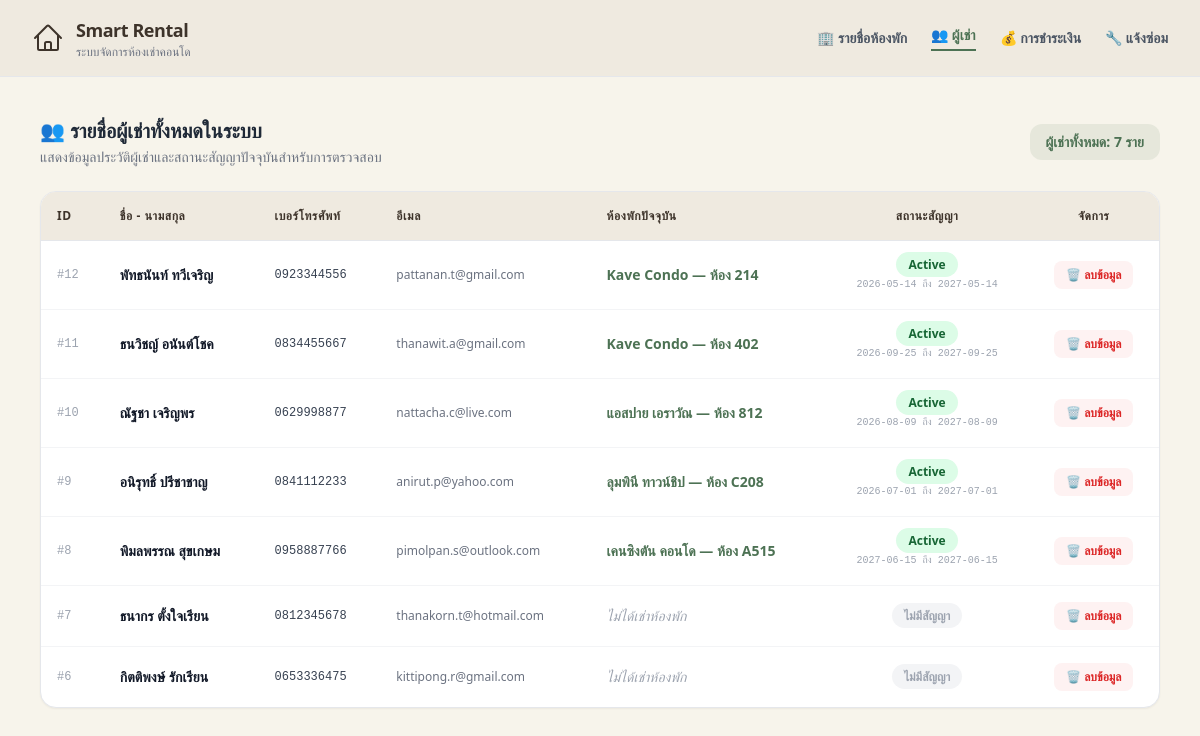
Screenshot of /tenants with the database file from the repository.
### tables this page shows
CREATE TABLE Contracts (
            contract_id  INTEGER PRIMARY KEY AUTOINCREMENT,
            room_id      INTEGER NOT NULL,
            tenant_id    INTEGER NOT NULL,
            start_date   TEXT NOT NULL,
            end_date     TEXT NOT NULL,
            monthly_rent REAL NOT NULL,
            deposit      REAL DEFAULT 0.0,
            status       TEXT DEFAULT 'Active',
            note         TEXT DEFAULT '',
            created_at   TEXT DEFAULT (date('now')),
            FOREIGN KEY (room_id)   REFERENCES Rooms (room_id),
            FOREIGN KEY (tenant_id) REFERENCES Tenants (tenant_id)
        );

CREATE TABLE Tenants (
            tenant_id    INTEGER PRIMARY KEY AUTOINCREMENT,
            first_name   TEXT NOT NULL DEFAULT '',
            last_name    TEXT NOT NULL DEFAULT '',
            phone        TEXT DEFAULT '',
            email        TEXT DEFAULT '',
            id_card      TEXT DEFAULT '',
            created_at   TEXT DEFAULT (date('now'))
        );

CREATE TABLE Rooms (
            room_id        INTEGER PRIMARY KEY AUTOINCREMENT,
            room_number    TEXT NOT NULL,
            floor          TEXT DEFAULT '',
            status         TEXT DEFAULT 'Available',
            condo_name     TEXT DEFAULT 'Baandee Condo',
            room_size      REAL DEFAULT 0.0,
            room_image_url TEXT DEFAULT '',
            monthly_rent   REAL
        );

### app.py (the view)
@app.route('/tenants')
def tenants():
    conn = get_db_connection()
    tenants_list = conn.execute('''
        SELECT t.tenant_id, t.first_name, t.last_name, t.phone, t.email, t.id_card, t.created_at,
               r.room_number, r.condo_name,
               c.contract_id, c.start_date, c.end_date, CAST(c.monthly_rent AS REAL) AS monthly_rent, c.status as contract_status
        FROM Tenants t
        LEFT JOIN Contracts c ON t.tenant_id = c.tenant_id AND c.status = 'Active'
        LEFT JOIN Rooms r ON c.room_id = r.room_id
        ORDER BY t.tenant_id DESC
    ''').fetchall()
    conn.close()
    return render_template('tenants.html', tenants=tenants_list)

### app.py (called while the page is built)
def get_db_connection():
    conn = sqlite3.connect(DB_NAME)
    conn.row_factory = sqlite3.Row
    return conn

### templates/tenants.html (shortened to what this page needs)
<!DOCTYPE html>
<html lang="th">
<head>
  <script src="https://cdn.tailwindcss.com"></script>
</head>
<body class="bg-[#F7F4EB] min-h-screen text-[#3D332A] font-sans">
  <nav class="w-full bg-[#EFEAE0] border-b border-gray-200 px-8 py-4 flex items-center justify-between mb-4">
    <div class="flex items-center gap-3">
      <div class="text-[#3D332A]">
      </div>
      <div>
        <h1 class="text-lg font-bold tracking-tight">Smart Rental</h1>
        <p class="text-xs text-gray-500">ระบบจัดการห้องเช่าคอนโด</p>
      </div>
    </div>
    <div class="flex items-center gap-6 text-sm font-semibold text-gray-600">
      <a href="{{ url_for('index') }}" class="hover:text-[#4D7254] transition">🏢 รายชื่อห้องพัก</a>
      <a href="{{ url_for('tenants') }}" class="text-[#4D7254] font-bold border-b-2 border-[#4D7254] pb-1">👥 ผู้เช่า</a>
      <a href="{{ url_for('payments') }}" class="hover:text-[#4D7254] transition">💰 การชำระเงิน</a>
      <a href="{{ url_for('maintenance') }}" class="hover:text-[#4D7254] transition">🔧 แจ้งซ่อม</a>
    </div>
  </nav>
  <main class="max-w-6xl mx-auto px-4 py-6">
    <div class="flex items-center justify-between mb-6">
      <div>
        <h2 class="text-xl font-bold text-gray-800">👥 รายชื่อผู้เช่าทั้งหมดในระบบ</h2>
        <p class="text-sm text-gray-500 mt-0.5">แสดงข้อมูลประวัติผู้เช่าและสถานะสัญญาปัจจุบันสำหรับการตรวจสอบ</p>
      </div>
      <div class="bg-[#4D7254]/10 text-[#4D7254] px-4 py-2 rounded-xl text-sm font-bold">
        ผู้เช่าทั้งหมด: {{ tenants|length }} ราย
      </div>
    </div>
    <div class="bg-white border border-gray-200 rounded-2xl shadow-sm overflow-hidden">
      <div class="overflow-x-auto">
        <table class="w-full text-left border-collapse">
          <thead>
            <tr class="bg-[#EFEAE0] border-b border-gray-200 text-[#3D332A] text-xs font-bold uppercase tracking-wider">
              <th class="p-4">ID</th>
              <th class="p-4">ชื่อ - นามสกุล</th>
              <th class="p-4">เบอร์โทรศัพท์</th>
              <th class="p-4">อีเมล</th>
              <th class="p-4">ห้องพักปัจจุบัน</th>
              <th class="p-4 text-center">สถานะสัญญา</th>
              <th class="p-4 text-center">จัดการ</th>
            </tr>
          </thead>
          <tbody class="divide-y divide-gray-100 text-sm text-gray-700">
            {% for t in tenants %}
            <tr class="hover:bg-gray-50/70 transition-colors">
              <td class="p-4 font-mono text-xs text-gray-400">#{{ t['tenant_id'] }}</td>
              <td class="p-4 font-semibold text-gray-900">
                {{ t['first_name'] }} {{ t['last_name'] }}
              </td>
              <td class="p-4 font-mono text-xs">{{ t['phone'] or '-' }}</td>
              <td class="p-4 text-xs text-gray-500">{{ t['email'] or '-' }}</td>
              <td class="p-4">
                {% if t['room_number'] %}
                  <span class="font-semibold text-[#4D7254]">
                    {{ t['condo_name'] }} — ห้อง {{ t['room_number'] }}
                  </span>
                {% else %}
                  <span class="text-gray-400 italic">ไม่ได้เช่าห้องพัก</span>
                {% endif %}
              </td>
              <td class="p-4 text-center text-xs">
                {% if t['contract_id'] %}
                  <span class="bg-green-100 text-green-800 px-3 py-1 rounded-full font-bold">Active</span>
                  <div class="mt-1 text-[10px] text-gray-400 font-mono">{{ t['start_date'] }} ถึง {{ t['end_date'] }}</div>
                {% else %}
                  <span class="bg-gray-100 text-gray-400 px-3 py-1 rounded-full font-semibold">ไม่มีสัญญา</span>
                {% endif %}
              </td>
              <td class="p-4 text-center">
                <form method="POST" action="{{ url_for('delete_tenant', tenant_id=t['tenant_id']) }}"
                      onsubmit="return confirm('ยืนยันลบข้อมูลผู้เช่ารายนี้?\n(สัญญาที่เกี่ยวข้องจะถูกปิดอัตโนมัติ)')">
                  <button type="submit" class="px-3 py-1.5 bg-red-50 hover:bg-red-100 text-red-600 rounded-lg text-xs font-semibold transition">
                    🗑️ ลบข้อมูล
                  </button>
                </form>
              </td>
            </tr>
            {% else %}
            <tr>
              <td colspan="7" class="p-12 text-center text-gray-400 italic bg-gray-50/50">
                ❌ ยังไม่มีข้อมูลผู้เช่าในระบบ
              </td>
            </tr>
            {% endfor %}
          </tbody>
        </table>
      </div>
    </div>
  </main>
</body>
</html>

### rows the page displays
Contracts: tenant_id "12", first_name "พัทธนันท์", last_name "ทวีเจริญ", phone "0923344556", email "pattanan.t@gmail.com", condo_name "Kave Condo", room_number "214", start_date "2026-05-14", end_date "2027-05-14"
Contracts: tenant_id "11", first_name "ธนวิชญ์", last_name "อนันต์โชค", phone "0834455667", email "thanawit.a@gmail.com", condo_name "Kave Condo", room_number "402", start_date "2026-09-25", end_date "2027-09-25"
Contracts: tenant_id "10", first_name "ณัฐชา", last_name "เจริญพร", phone "0629998877", email "nattacha.c@live.com", condo_name "แอสปาย เอราวัณ", room_number "812", start_date "2026-08-09", end_date "2027-08-09"
Contracts: tenant_id "9", first_name "อนิรุทธิ์", last_name "ปรีชาชาญ", phone "0841112233", email "anirut.p@yahoo.com", condo_name "ลุมพินี ทาวน์ชิป", room_number "C208", start_date "2026-07-01", end_date "2027-07-01"
Contracts: tenant_id "8", first_name "พิมลพรรณ", last_name "สุขเกษม", phone "0958887766", email "pimolpan.s@outlook.com", condo_name "เคนซิงตัน คอนโด", room_number "A515", start_date "2027-06-15", end_date "2027-06-15"
Tenants: tenant_id "7", first_name "ธนากร", last_name "ตั้งใจเรียน", phone "0812345678", email "thanakorn.t@hotmail.com", shows "ไม่ได้เช่าห้องพัก", shows "ไม่มีสัญญา"
Tenants: tenant_id "6", first_name "กิตติพงษ์", last_name "รักเรียน", phone "0653336475", email "kittipong.r@gmail.com", shows "ไม่ได้เช่าห้องพัก", shows "ไม่มีสัญญา"

### other values shown
{{ tenants|length }} "7"
